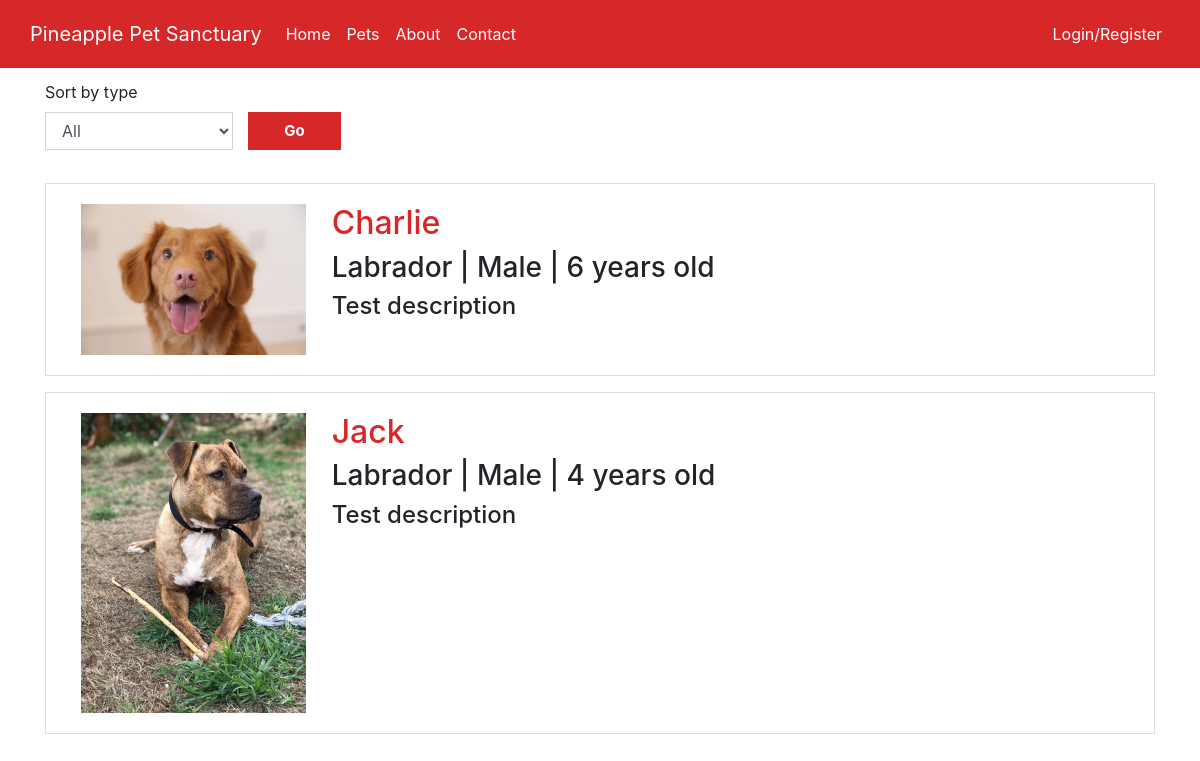
The app's page /pets.php with its own data.
### tables this page shows
CREATE TABLE IF NOT EXISTS pet(
  pet_id INT(64) PRIMARY KEY AUTO_INCREMENT,
  pet_type_id INT(64) NOT NULL,
  pet_breed_id INT(64) NOT NULL,
  pet_name VARCHAR(20) NOT NULL,
  pet_age INT(2) NOT NULL,
  pet_gender INT(1) NOT NULL,
  pet_image VARCHAR(100) NOT NULL,
  pet_description TEXT(1000),
  pet_active BOOLEAN DEFAULT true,
  CONSTRAINT FK_pet_pet_type_id FOREIGN KEY (pet_type_id) REFERENCES pet_type(pet_type_id),
  CONSTRAINT FK_pet_pet_breed_id FOREIGN KEY (pet_breed_id) REFERENCES pet_breed(pet_breed_id),
  CONSTRAINT check_pet_gender CHECK(pet_gender IN (0, 1))
);

CREATE TABLE IF NOT EXISTS pet_breed(
  pet_breed_id INT(64) PRIMARY KEY AUTO_INCREMENT,
  pet_breed_name VARCHAR(20) NOT NULL
);

### pets.php (the view, shortened to what this page needs)
<?php
require_once('includes/connect.php');
include('includes/header.php');
?>
<div class="container" id="main">
  <form method="get" action="pets.php">
    <div class="form-group">
      <label for="view">Sort by type</label>
      <div class="row" id="search">
        <select class="col-8 col-md-2 form-control" id="view" name="view">
          <option value="%">All</option>
        </select>
        <button type="submit" class="col-3 col-md-1" id="go">Go</button>
      </div>
    </div>
  </form>
  <?php
  if (isset($_GET['view'])) {
    $sort = $_GET['view'];
  } else {
    $sort = '%';
  }
  $sql = 'SELECT *
    FROM pet
    INNER JOIN pet_type ON pet.pet_type_id = pet_type.pet_type_id
    INNER JOIN pet_breed ON pet.pet_breed_id = pet_breed.pet_breed_id
    WHERE pet_type_name LIKE ?
    AND pet_active = true
    ORDER BY pet.pet_id DESC';
  $stmt = $pdo->prepare($sql);
  $stmt->execute([$sort]);
  $pets = $stmt->fetchAll();
  if ($pets) {
    echo '<div class="pets">';
    foreach ($pets as $pet) {
  ?>
  <figure class="pet">
    <div class="card">
      <div class="card-body">
        <img class="pet" src='images/<?php echo $pet->pet_image ?>'>
        <div class="pets-description col-md-9">
          <a href='view_pet.php?pet=<?php echo $pet->pet_id ?>' class='no-underline'>
            <h2><?php echo $pet->pet_name ?></h2>
          </a>
          <h3><?php echo $pet->pet_breed_name ?> | <?php echo ($pet->pet_gender == 0 ? 'Male' : 'Female ') ?> |
            <?php echo $pet->pet_age ?> years old </h3>
          <h4><?php echo $pet->pet_description ?></h4>
        </div>
      </div>
    </div>
  </figure>
  <?php
    }
  }
  echo '</div>';
  ?>
</div>
<?php
include('includes/footer.php');
?>

### includes/header.php (shortened to what this page needs)
<!DOCTYPE html>
<html lang="en">
<head>
  <link rel="stylesheet" href="https://stackpath.bootstrapcdn.com/bootstrap/4.4.1/css/bootstrap.min.css">
  <link rel="stylesheet" href="css/main.css">
</head>
<body>
<nav class="navbar navbar-expand-lg navbar-light navbar-custom">
  <div class="container" id="nav-content">
    <a class="navbar-brand" href="index.php">Pineapple Pet Sanctuary</a>
    <div class="collapse navbar-collapse" id="navbarSupportedContent">
      <ul class="navbar-nav mr-auto">
        <li class="nav-item">
          <a class="nav-link nav-white" href="index.php">Home</a>
        </li>
        <li class="nav-item">
          <a class="nav-link nav-white" href="pets.php">Pets</a>
        </li>
        <li class="nav-item">
          <a class="nav-link nav-white" href="about.php">About</a>
        </li>
        <li class="nav-item">
          <a class="nav-link nav-white" href="contact.php">Contact</a>
        </li>
      </ul>
      <ul class="navbar-nav navbar-right">
        <?php
          if(isset($_SESSION['user_id'])){
            echo '<li class="nav-item">';
            echo  '<a class="nav-link nav-white" href="dashboard.php">My Account</a>';
            echo '</li>';
            if(isset($_SESSION['staff'])){
              echo '<li class="nav-item">';
              echo  '<a class="nav-link nav-white" href="admin_area.php?view=forms">Admin Area</a>';
              echo '</li>';
            }
            echo '<li class="nav-item">';
            echo  '<a class="nav-link nav-white" href="logout.php">Logout (' . $_SESSION['first_name'] . ')</a>';
            echo '</li>';
          } else{
            echo '<li class="nav-item">';
            echo  '<a class="nav-link nav-white" href="login.php">Login/Register</a>';
            echo '</li>';
          }
        ?>
      </ul>
    </div>
  </div>
</nav>

### includes/footer.php (shortened to what this page needs)
</body>
</html>

### css/main.css (style rules this page uses)
#main { margin-top: 1%; }
.no-underline { text-decoration: none !important; }
select, textarea, input { border-radius: 0px !important; }
.navbar-custom { background-color: #D62828; }
.navbar-brand, .nav-white { color: white !important; }
#nav-content { width: 100%; margin-left: auto; margin-right: auto; padding: 0; padding-top: 0.5%; padding-bottom: 0.5%; }
button { font-size: 15px; padding: 8px 16px; border: none; background-color: #D62828; color: white; font-weight: bold; display: inline-block; }
.pet img { max-height: 300px; max-width: 240px; padding-left: 15px; }
figure.pet img { float: left; }
div.pets { margin-top: 3%; }
.pet h2 { color: #D62828; }
#search { padding-left: 15px; }
.card { border-radius: 0px !important; }
button#go { margin-left: 15px; }
.pets-description { float: left; margin-left: 1%; }

### records on screen
pet: pet_image (picture), pet_name "Charlie", pet_breed.pet_breed_name "Labrador", pet_gender "Male", pet_age "6", pet_description "Test description"
pet: pet_image (picture), pet_name "Jack", pet_breed.pet_breed_name "Labrador", pet_gender "Male", pet_age "4", pet_description "Test description"
